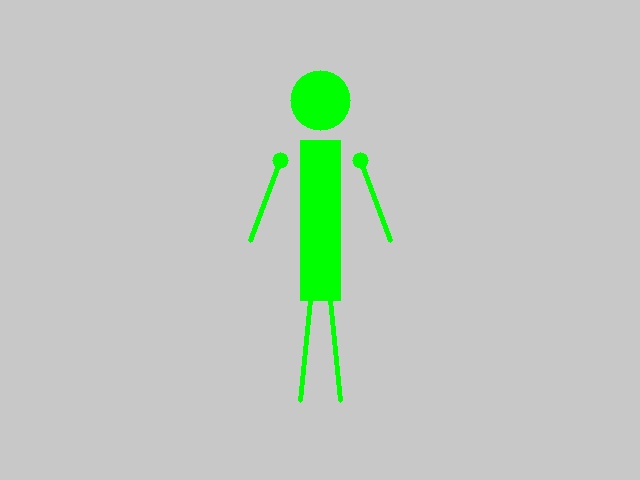
#> input picture fitness_coach_project/test_frame.jpg, 640 x 480 px
$ python -i simple_pose_fallback.py   (imports and definitions only)
#> lines starting #> are read from the running program, lines starting #| are printed output that depends on the picture; after the words box and inside, x2 and y2 are one past the last pixel; in counts of white or black regions, pixels touching at a corner belong together
#> further down, picture is the input picture: shape (480, 640, 3); mean B, G, R 192.5, 202.1, 192.5
#!/usr/bin/env python
"""
Lightweight pose detection fallback using computer vision heuristics.
When MediaPipe is unavailable, this provides basic pose landmark detection.
"""

import cv2
import numpy as np
from dataclasses import dataclass
from typing import List, Optional


@dataclass
class SimpleLandmark:
    """Simple landmark representation."""
    x: float
    y: float
    z: float = 0.0
    visibility: float = 1.0
    presence: float = 1.0


class SimplePoseDetector:
    """
    Very simple pose detection using contour analysis and skin detection.
    This is a fallback when MediaPipe isn't available.
    """

    def __init__(self):
        self.landmarks = []

    def detect(self, image: np.ndarray) -> List[SimpleLandmark]:
        """
        Detect pose using heuristics.
        Returns 33 landmarks in MediaPipe format (or best approximation).
        """
        landmarks = []
        h, w = image.shape[:2]
#> h = 480; w = 640

        # Convert to HSV for skin detection
        hsv = cv2.cvtColor(image, cv2.COLOR_BGR2HSV)
#> hsv: shape (480, 640, 3); mean H, S, V 6, 10, 202.1

        # Define skin color range
        lower_skin = np.array([0, 20, 70], dtype=np.uint8)
        upper_skin = np.array([20, 255, 255], dtype=np.uint8)

        mask = cv2.inRange(hsv, lower_skin, upper_skin)
#> mask: shape (480, 640); every value is 0

        # Also try other skin tone ranges
        lower_skin2 = np.array([0, 10, 60], dtype=np.uint8)
        upper_skin2 = np.array([180, 255, 255], dtype=np.uint8)
        mask2 = cv2.inRange(hsv, lower_skin2, upper_skin2)
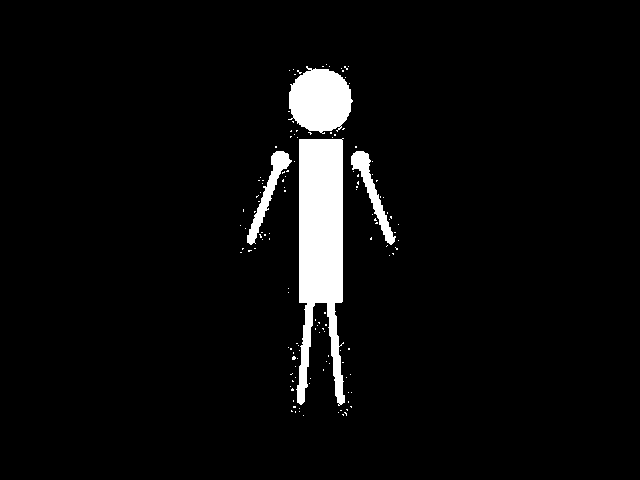
#> mask2: shape (480, 640); 4.7% white; 135 white regions (131 under 20 px)

        mask = cv2.bitwise_or(mask, mask2)

        # Find contours
        contours, _ = cv2.findContours(mask, cv2.RETR_TREE, cv2.CHAIN_APPROX_SIMPLE)
#> contours = 137 contours, 133 with area under 20; largest, box (x1, y1, x2, y2) and area: (296, 138, 345, 406) 8468, (288, 66, 353, 134) 3092, (351, 151, 396, 245) 892, (247, 151, 292, 245) 889

        if len(contours) == 0:
            # No skin detected - return default empty landmarks
            for i in range(33):
                landmarks.append(SimpleLandmark(0.5, 0.5, 0, 0, 0))
            return landmarks

        # Find the largest contour (likely the body)
        largest_contour = max(contours, key=cv2.contourArea)
#> largest_contour = contour of 123 points, box (x1, y1, x2, y2) (296, 138, 345, 406), area 8468
        x, y, width, height = cv2.boundingRect(largest_contour)
#> x = 296; y = 138; width = 49; height = 268

        # Estimate body parts based on bounding box
        # This is very approximate!

        # Normalize coordinates to 0-1 range
        body_x = (x + width / 2) / w
#> body_x = 0.501
        body_y = (y + height / 2) / h
#> body_y = 0.567

        # Create 33 landmarks (MediaPipe pose format)
        # Most will be zero confidence, but some key points based on bounding box

        # Head area (landmarks 0)
        landmarks.append(SimpleLandmark(body_x, y / h, 0, 0.3, 0.3))  # Nose

        # Shoulders
        shoulder_y = (y + height * 0.3) / h
#> shoulder_y = 0.455
        landmarks.append(SimpleLandmark(body_x - 0.15, shoulder_y, 0, 0.2, 0.2))  # Left shoulder
        landmarks.append(SimpleLandmark(body_x + 0.15, shoulder_y, 0, 0.2, 0.2))  # Right shoulder

        # Fill remaining landmarks with low confidence
        for i in range(3, 33):
            landmarks.append(SimpleLandmark(body_x + np.random.normal(0, 0.1),
                                           body_y + np.random.normal(0, 0.1),
                                           0, 0.05, 0.05))
#> after the loop, landmarks = 33 items

        return landmarks

>>> import cv2
>>> picture = cv2.imread('../test_frame.jpg')
>>> result = SimplePoseDetector().detect(picture)
#> result = 33 items
